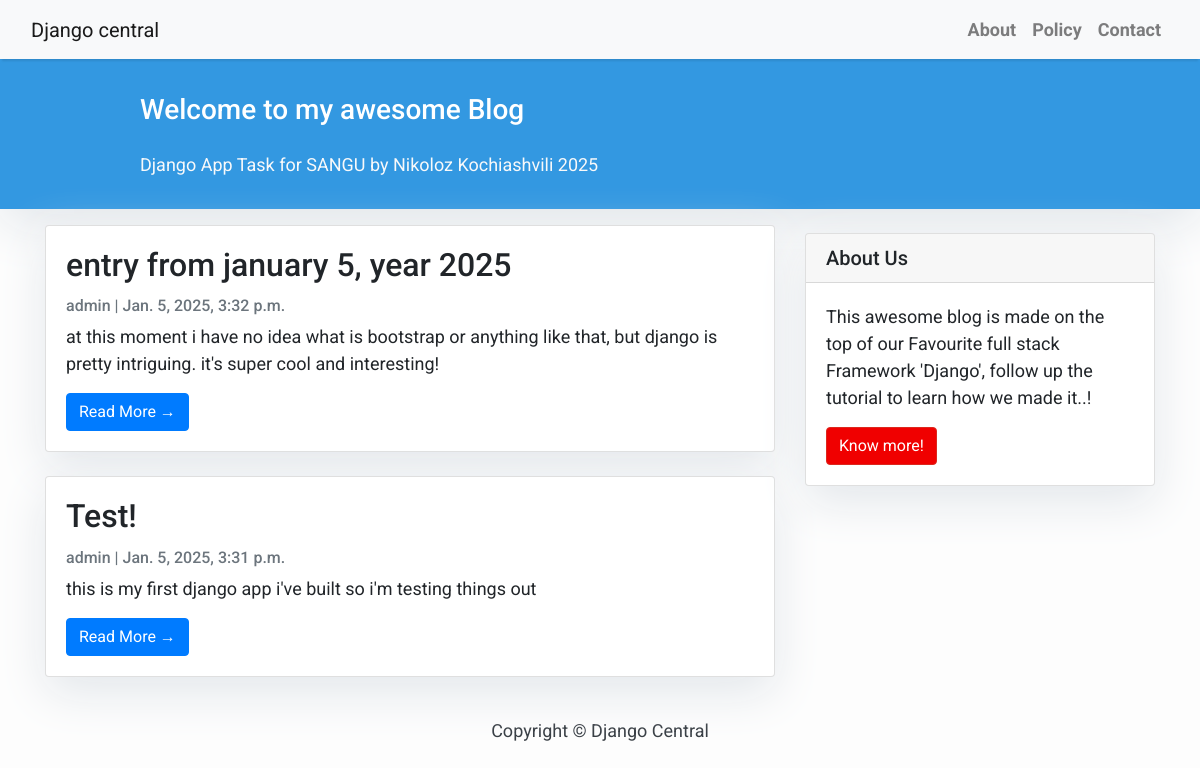
The page / on the database its author committed.
### blog/models.py (models this page shows, shortened)
class Post(models.Model):
    title = models.CharField(max_length=200, unique=True)
    slug = models.SlugField(max_length=200, unique=True)
    author = models.ForeignKey(User, on_delete= models.CASCADE,related_name='blog_posts')
    updated_on = models.DateTimeField(auto_now= True)
    content = models.TextField()
    created_on = models.DateTimeField(auto_now_add=True)
    status = models.IntegerField(choices=STATUS, default=0)
    class Meta:
        ordering = ['-created_on']

### blog/views.py (the view)
# urls.py: path('', views.PostList.as_view(), name='home'),
class PostList(generic.ListView):
    queryset = Post.objects.filter(status=1).order_by('-created_on')
    template_name = 'index.html'

### templates/index.html (shortened to what this page needs)
{% extends "base.html" %}
{% block content %}
<header class="masthead">
    <div class="container">
        <div class="row">
            <div class=" col-md-8 col-md-10 mx-auto">
                <div class="site-heading">
                    <h3 class=" site-heading my-4 mt-3 text-white"> Welcome to my awesome Blog </h3>
                    <p class="text-light">Django App Task for SANGU by Nikoloz Kochiashvili 2025 &nbsp
                    </p>
                </div>
            </div>
        </div>
    </div>
</header>
<div class="container">
    <div class="row">
        <div class="col-md-8 mt-3 left">
            {% for post in post_list %}
            <div class="card mb-4">
                <div class="card-body">
                    <h2 class="card-title">{{ post.title }}</h2>
                    <p class="card-text text-muted h6">{{ post.author }} | {{ post.created_on}} </p>
                    <p class="card-text">{{post.content|slice:":200" }}</p>
                    <a href="{% url 'post_detail' post.slug  %}" class="btn btn-primary">Read More &rarr;</a>
                </div>
            </div>
            {% endfor %}
        </div>
        {% block sidebar %} {% include 'sidebar.html' %} {% endblock sidebar %}
    </div>
</div>
{%endblock%}

### templates/base.html (shortened to what this page needs)
<!DOCTYPE html>
<html lang="en">
<head>
    <link rel="stylesheet" href="https://maxcdn.bootstrapcdn.com/bootstrap/4.0.0/css/bootstrap.min.css"
 />
</head>
<body>
    <nav class="navbar navbar-expand-lg navbar-light bg-light shadow" id="mainNav">
        <div class="container-fluid">
            <a class="navbar-brand" href="{% url 'home' %}">Django central</a>
            <div class="collapse navbar-collapse" id="navbarResponsive">
                <ul class="navbar-nav ml-auto">
                    <li class="nav-item text-black">
                        <a class="nav-link text-black font-weight-bold" href="#">About</a>
                    </li>
                    <li class="nav-item text-black">
                        <a class="nav-link text-black font-weight-bold" href="#">Policy</a>
                    </li>
                    <li class="nav-item text-black">
                        <a class="nav-link text-black font-weight-bold" href="#">Contact</a>
                    </li>
                </ul>
            </div>
        </div>
    </nav>
    {% block content %}{% endblock content %}
    <footer class="py-3 bg-grey">
        <p class="m-0 text-dark text-center ">Copyright &copy; Django Central</p>
    </footer>
</body>
</html>

### templates/sidebar.html (shortened to what this page needs)
{% block sidebar %}
<div class="col-md-4 float-right ">
    <div class="card my-4">
        <h5 class="card-header">About Us</h5>
        <div class="card-body">
            <p class="card-text"> This awesome blog is made on the top of our Favourite full stack Framework 'Django',
                follow up the tutorial to learn how we made it..!</p>
            <a href="https://djangocentral.com/building-a-blog-application-with-django" class="btn btn-danger">Know
                more!</a>
        </div>
    </div>
</div>
{% endblock sidebar %}

### templates/base.html (style rules this page uses)
body { font-family: "Roboto", sans-serif; font-size: 17px; background-color: #fdfdfd; }
.shadow { box-shadow: 0 4px 2px -2px rgba(0, 0, 0, 0.1); }
.btn-danger { color: #fff; background-color: #f00000; border-color: #dc281e; }
.masthead { background: #3398E1; height: auto; padding-bottom: 15px; box-shadow: 0 16px 48px #E3E7EB; padding-top: 10px; }

### templates/index.html (style rules this page uses)
body { font-family: "Roboto", sans-serif; font-size: 18px; background-color: #fdfdfd; }
.card { box-shadow: 0 16px 48px #E3E7EB; }

### templates/sidebar.html (style rules this page uses)
.card { box-shadow: 0 16px 48px #E3E7EB; }

### rows shown on the page
Post: title "entry from january 5, year 2025", author "admin", created_on "Jan. 5, 2025, 3:32 p.m.", content "at this moment i have no idea what is bootstrap or anything like that, but django is pretty intriguing. it's super cool and interesting!"
Post: title "Test!", author "admin", created_on "Jan. 5, 2025, 3:31 p.m.", content "this is my first django app i've built so i'm testing things out"
